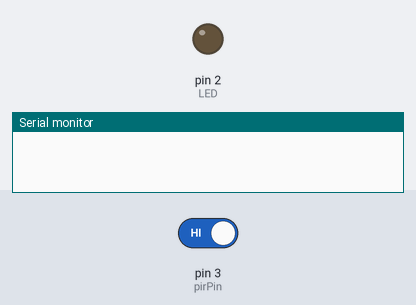
A sketch run on a simulated Arduino Uno, built with avr-gcc and run on an emulated ATmega328P. Shown: output pins drawn as LEDs (lit = HIGH), the last lines printed to the serial monitor. The inputs (shaded band) are chosen by the test bench; at power-on: pin 3 (pirPin) HIGH.

Above: at 2.8 s.
2.9 s: pin 3 (pirPin) driven LOW
At 3.3 s:
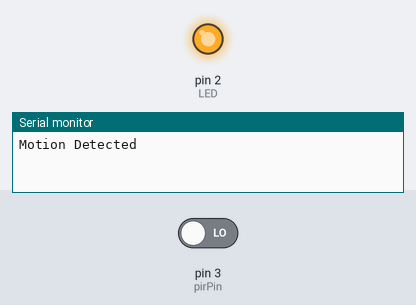
4.5 s: pin 3 (pirPin) driven HIGH
At 6.0 s:
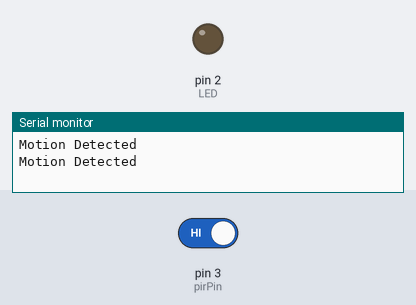
Timing chart, 0 to 7.5 s (numbered marks = the images above; inputs shaded):
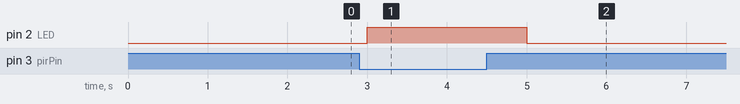

Measured:
- after the input at 2.9 s, pin 2 (LED): LOW → HIGH after 0.10 s
- after the input at 4.5 s, pin 2 (LED): HIGH → LOW after 0.50 s

The sketch:

Detecting_Motion_with_PIR.ino
```cpp
/*
 * Author: SMRAZA KEEN
 * Date:2016/6/29
 * IDE V1.6.9
 * Email:TechnicSmraza@outlook.com
 * Function:
 */
const int pirPin = 3;
const int LED =2;
void setup()
{
 Serial.begin(9600);
 pinMode(pirPin, INPUT);
 pinMode(LED,OUTPUT);
}
void loop()
{
  int pirVal = digitalRead(pirPin);
  if(pirVal == LOW)
  { //was motion detected
    Serial.println("Motion Detected");
    digitalWrite(LED,HIGH);
  } else
  {
    digitalWrite(LED,LOW);
  }
    delay(1000);
}
```
